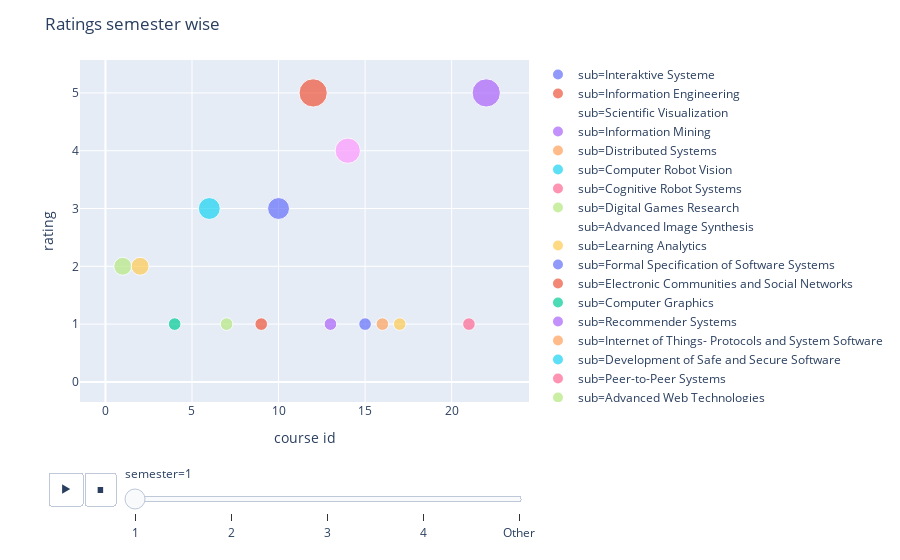

The notebook cell saved with this chart:
### Code cell
fig6=px.scatter(df_rec1.sort_values(by=['semester']), x='course id', y='rating',size='rating',color='sub',animation_frame="semester", animation_group="course id")
#px.scatter(df_rec, x="sub", y="rating", animation_frame="rating", animation_group="course id",size='rating',
            #color="course id", hover_name="sub")
fig6.update_layout(title="Ratings semester wise",width=900)
fig6.show()

### Figure 1 — Plotly figure (JSON) as saved in the notebook; plotly's stock layout.template omitted (floating-point values rounded to 4 significant figures)
{"data": [{"hoverlabel": {"namelength": 0}, "hovertemplate": "sub=Interaktive Systeme<br>semester=1<br>course id=%{x}<br>rating=%{marker.size}", "ids": [15, 15, 15], "legendgroup": "sub=Interaktive Systeme", "marker": {"color": "#636efa", "size": [1, 2, 2], "sizemode": "area", "sizeref": 0.0125, "symbol": "circle"}, "mode": "markers", "name": "sub=Interaktive Systeme", "showlegend": true, "type": "scatter", "x": [15, 15, 15], "xaxis": "x", "y": [1, 2, 2], "yaxis": "y"}, {"hoverlabel": {"namelength": 0}, "hovertemplate": "sub=Information Engineering<br>semester=1<br>course id=%{x}<br>rating=%{marker.size}", "ids": [12, 12, 12, 12], "legendgroup": "sub=Information Engineering", "marker": {"color": "#EF553B", "size": [5, 5, 3, 3], "sizemode": "area", "sizeref": 0.0125, "symbol": "circle"}, "mode": "markers", "name": "sub=Information Engineering", "showlegend": true, "type": "scatter", "x": [12, 12, 12, 12], "xaxis": "x", "y": [5, 5, 3, 3], "yaxis": "y"}, {"hoverlabel": {"namelength": 0}, "hovertemplate": "sub=Scientific Visualization<br>semester=1<br>course id=%{x}<br>rating=%{marker.size}", "ids": [23], "legendgroup": "sub=Scientific Visualization", "marker": {"color": "#00cc96", "size": [0], "sizemode": "area", "sizeref": 0.0125, "symbol": "circle"}, "mode": "markers", "name": "sub=Scientific Visualization", "showlegend": true, "type": "scatter", "x": [23], "xaxis": "x", "y": [0], "yaxis": "y"}, {"hoverlabel": {"namelength": 0}, "hovertemplate": "sub=Information Mining<br>semester=1<br>course id=%{x}<br>rating=%{marker.size}", "ids": [13, 13, 13, 13, 13, 13, 13], "legendgroup": "sub=Information Mining", "marker": {"color": "#ab63fa", "size": [1, 0, 3, 3, 3, 3, 3], "sizemode": "area", "sizeref": 0.0125, "symbol": "circle"}, "mode": "markers", "name": "sub=Information Mining", "showlegend": true, "type": "scatter", "x": [13, 13, 13, 13, 13, 13, 13], "xaxis": "x", "y": [1, 0, 3, 3, 3, 3, 3], "yaxis": "y"}, {"hoverlabel": {"namelength": 0}, "hovertemplate": "sub=Distributed Systems<br>semester=1<br>course id=%{x}<br>rating=%{marker.size}", "ids": [8, 8, 8, 8, 8, 8, 8, 8, 8, 8, 8], "legendgroup": "sub=Distributed Systems", "marker": {"color": "#FFA15A", "size": [0, 1, 2, 1, 3, 2, 3, 2, 2, 2, 3], "sizemode": "area", "sizeref": 0.0125, "symbol": "circle"}, "mode": "markers", "name": "sub=Distributed Systems", "showlegend": true, "type": "scatter", "x": [8, 8, 8, 8, 8, 8, 8, 8, 8, 8, 8], "xaxis": "x", "y": [0, 1, 2, 1, 3, 2, 3, 2, 2, 2, 3], "yaxis": "y"}, {"hoverlabel": {"namelength": 0}, "hovertemplate": "sub=Computer Robot Vision<br>semester=1<br>course id=%{x}<br>rating=%{marker.size}", "ids": [5, 5, 5], "legendgroup": "sub=Computer Robot Vision", "marker": {"color": "#19d3f3", "size": [0, 3, 1], "sizemode": "area", "sizeref": 0.0125, "symbol": "circle"}, "mode": "markers", "name": "sub=Computer Robot Vision", "showlegend": true, "type": "scatter", "x": [5, 5, 5], "xaxis": "x", "y": [0, 3, 1], "yaxis": "y"}, {"hoverlabel": {"namelength": 0}, "hovertemplate": "sub=Cognitive Robot Systems<br>semester=1<br>course id=%{x}<br>rating=%{marker.size}", "ids": [3, 3], "legendgroup": "sub=Cognitive Robot Systems", "marker": {"color": "#FF6692", "size": [0, 2], "sizemode": "area", "sizeref": 0.0125, "symbol": "circle"}, "mode": "markers", "name": "sub=Cognitive Robot Systems", "showlegend": true, "type": "scatter", "x": [3, 3], "xaxis": "x", "y": [0, 2], "yaxis": "y"}, {"hoverlabel": {"namelength": 0}, "hovertemplate": "sub=Digital Games Research<br>semester=1<br>course id=%{x}<br>rating=%{marker.size}", "ids": [7], "legendgroup": "sub=Digital Games Research", "marker": {"color": "#B6E880", "size": [1], "sizemode": "area", "sizeref": 0.0125, "symbol": "circle"}, "mode": "markers", "name": "sub=Digital Games Research", "showlegend": true, "type": "scatter", "x": [7], "xaxis": "x", "y": [1], "yaxis": "y"}, {"hoverlabel": {"namelength": 0}, "hovertemplate": "sub=Advanced Image Synthesis<br>semester=1<br>course id=%{x}<br>rating=%{marker.size}", "ids": [0], "legendgroup": "sub=Advanced Image Synthesis", "marker": {"color": "#FF97FF", "size": [0], "sizemode": "area", "sizeref": 0.0125, "symbol": "circle"}, "mode": "markers", "name": "sub=Advanced Image Synthesis", "showlegend": true, "type": "scatter", "x": [0], "xaxis": "x", "y": [0], "yaxis": "y"}, {"hoverlabel": {"namelength": 0}, "hovertemplate": "sub=Learning Analytics<br>semester=1<br>course id=%{x}<br>rating=%{marker.size}", "ids": [17, 17, 17, 17], "legendgroup": "sub=Learning Analytics", "marker": {"color": "#FECB52", "size": [1, 0, 1, 1], "sizemode": "area", "sizeref": 0.0125, "symbol": "circle"}, "mode": "markers", "name": "sub=Learning Analytics", "showlegend": true, "type": "scatter", "x": [17, 17, 17, 17], "xaxis": "x", "y": [1, 0, 1, 1], "yaxis": "y"}, {"hoverlabel": {"namelength": 0}, "hovertemplate": "sub=Formal Specification of Software Systems<br>semester=1<br>course id=%{x}<br>rating=%{marker.size}", "ids": [10, 10, 10, 10, 10, 10, 10, 10], "legendgroup": "sub=Formal Specification of Software Systems", "marker": {"color": "#636efa", "size": [3, 4, 5, 5, 3, 2, 3, 3], "sizemode": "area", "sizeref": 0.0125, "symbol": "circle"}, "mode": "markers", "name": "sub=Formal Specification of Software Systems", "showlegend": true, "type": "scatter", "x": [10, 10, 10, 10, 10, 10, 10, 10], "xaxis": "x", "y": [3, 4, 5, 5, 3, 2, 3, 3], "yaxis": "y"}, {"hoverlabel": {"namelength": 0}, "hovertemplate": "sub=Electronic Communities and Social Networks<br>semester=1<br>course id=%{x}<br>rating=%{marker.size}", "ids": [9, 9, 9, 9, 9, 9, 9, 9], "legendgroup": "sub=Electronic Communities and Social Networks", "marker": {"color": "#EF553B", "size": [1, 2, 1, 2, 1, 1, 1, 1], "sizemode": "area", "sizeref": 0.0125, "symbol": "circle"}, "mode": "markers", "name": "sub=Electronic Communities and Social Networks", "showlegend": true, "type": "scatter", "x": [9, 9, 9, 9, 9, 9, 9, 9], "xaxis": "x", "y": [1, 2, 1, 2, 1, 1, 1, 1], "yaxis": "y"}, {"hoverlabel": {"namelength": 0}, "hovertemplate": "sub=Computer Graphics<br>semester=1<br>course id=%{x}<br>rating=%{marker.size}", "ids": [4], "legendgroup": "sub=Computer Graphics", "marker": {"color": "#00cc96", "size": [1], "sizemode": "area", "sizeref": 0.0125, "symbol": "circle"}, "mode": "markers", "name": "sub=Computer Graphics", "showlegend": true, "type": "scatter", "x": [4], "xaxis": "x", "y": [1], "yaxis": "y"}, {"hoverlabel": {"namelength": 0}, "hovertemplate": "sub=Recommender Systems<br>semester=1<br>course id=%{x}<br>rating=%{marker.size}", "ids": [22], "legendgroup": "sub=Recommender Systems", "marker": {"color": "#ab63fa", "size": [5], "sizemode": "area", "sizeref": 0.0125, "symbol": "circle"}, "mode": "markers", "name": "sub=Recommender Systems", "showlegend": true, "type": "scatter", "x": [22], "xaxis": "x", "y": [5], "yaxis": "y"}, {"hoverlabel": {"namelength": 0}, "hovertemplate": "sub=Internet of Things- Protocols and System Software<br>semester=1<br>course id=%{x}<br>rating=%{marker.size}", "ids": [16, 16, 16, 16], "legendgroup": "sub=Internet of Things- Protocols and System Software", "marker": {"color": "#FFA15A", "size": [1, 1, 4, 1], "sizemode": "area", "sizeref": 0.0125, "symbol": "circle"}, "mode": "markers", "name": "sub=Internet of Things- Protocols and System Software", "showlegend": true, "type": "scatter", "x": [16, 16, 16, 16], "xaxis": "x", "y": [1, 1, 4, 1], "yaxis": "y"}, {"hoverlabel": {"namelength": 0}, "hovertemplate": "sub=Development of Safe and Secure Software<br>semester=1<br>course id=%{x}<br>rating=%{marker.size}", "ids": [6, 6, 6], "legendgroup": "sub=Development of Safe and Secure Software", "marker": {"color": "#19d3f3", "size": [3, 5, 3], "sizemode": "area", "sizeref": 0.0125, "symbol": "circle"}, "mode": "markers", "name": "sub=Development of Safe and Secure Software", "showlegend": true, "type": "scatter", "x": [6, 6, 6], "xaxis": "x", "y": [3, 5, 3], "yaxis": "y"}, {"hoverlabel": {"namelength": 0}, "hovertemplate": "sub=Peer-to-Peer Systems<br>semester=1<br>course id=%{x}<br>rating=%{marker.size}", "ids": [21], "legendgroup": "sub=Peer-to-Peer Systems", "marker": {"color": "#FF6692", "size": [1], "sizemode": "area", "sizeref": 0.0125, "symbol": "circle"}, "mode": "markers", "name": "sub=Peer-to-Peer Systems", "showlegend": true, "type": "scatter", "x": [21], "xaxis": "x", "y": [1], "yaxis": "y"}, {"hoverlabel": {"namelength": 0}, "hovertemplate": "sub=Advanced Web Technologies<br>semester=1<br>course id=%{x}<br>rating=%{marker.size}", "ids": [1, 1], "legendgroup": "sub=Advanced Web Technologies", "marker": {"color": "#B6E880", "size": [2, 2], "sizemode": "area", "sizeref": 0.0125, "symbol": "circle"}, "mode": "markers", "name": "sub=Advanced Web Technologies", "showlegend": true, "type": "scatter", "x": [1, 1], "xaxis": "x", "y": [2, 2], "yaxis": "y"}, {"hoverlabel": {"namelength": 0}, "hovertemplate": "sub=Information Retrieval<br>semester=1<br>course id=%{x}<br>rating=%{marker.size}", "ids": [14, 14, 14], "legendgroup": "sub=Information Retrieval", "marker": {"color": "#FF97FF", "size": [4, 0, 4], "sizemode": "area", "sizeref": 0.0125, "symbol": "circle"}, "mode": "markers", "name": "sub=Information Retrieval", "showlegend": true, "type": "scatter", "x": [14, 14, 14], "xaxis": "x", "y": [4, 0, 4], "yaxis": "y"}, {"hoverlabel": {"namelength": 0}, "hovertemplate": "sub=Cloud Web & Mobile<br>semester=1<br>course id=%{x}<br>rating=%{marker.size}", "ids": [2], "legendgroup": "sub=Cloud Web & Mobile", "marker": {"color": "#FECB52", "size": [2], "sizemode": "area", "sizeref": 0.0125, "symbol": "circle"}, "mode": "markers", "name": "sub=Cloud Web & Mobile", "showlegend": true, "type": "scatter", "x": [2], "xaxis": "x", "y": [2], "yaxis": "y"}], "layout": {"legend": {"itemsizing": "constant", "tracegroupgap": 0}, "margin": {"t": 60}, "sliders": [{"active": 0, "currentvalue": {"prefix": "semester="}, "len": 0.9, "pad": {"b": 10, "t": 60}, "steps": [{"args": [["1"], {"frame": {"duration": 0, "redraw": false}, "fromcurrent": true, "mode": "immediate", "transition": {"duration": 0, "easing": "linear"}}], "label": "1", "method": "animate"}, {"args": [["2"], {"frame": {"duration": 0, "redraw": false}, "fromcurrent": true, "mode": "immediate", "transition": {"duration": 0, "easing": "linear"}}], "label": "2", "method": "animate"}, {"args": [["3"], {"frame": {"duration": 0, "redraw": false}, "fromcurrent": true, "mode": "immediate", "transition": {"duration": 0, "easing": "linear"}}], "label": "3", "method": "animate"}, {"args": [["4"], {"frame": {"duration": 0, "redraw": false}, "fromcurrent": true, "mode": "immediate", "transition": {"duration": 0, "easing": "linear"}}], "label": "4", "method": "animate"}, {"args": [["Other"], {"frame": {"duration": 0, "redraw": false}, "fromcurrent": true, "mode": "immediate", "transition": {"duration": 0, "easing": "linear"}}], "label": "Other", "method": "animate"}], "x": 0.1, "xanchor": "left", "y": 0, "yanchor": "top"}], "title": {"text": "Ratings semester wise"}, "updatemenus": [{"buttons": [{"args": [null, {"frame": {"duration": 500, "redraw": false}, "fromcurrent": true, "mode": "immediate", "transition": {"duration": 500, "easing": "linear"}}], "label": "&#9654;", "method": "animate"}, {"args": [[null], {"frame": {"duration": 0, "redraw": false}, "fromcurrent": true, "mode": "immediate", "transition": {"duration": 0, "easing": "linear"}}], "label": "&#9724;", "method": "animate"}], "direction": "left", "pad": {"r": 10, "t": 70}, "showactive": false, "type": "buttons", "x": 0.1, "xanchor": "right", "y": 0, "yanchor": "top"}], "width": 900, "xaxis": {"anchor": "y", "domain": [0, 1], "title": {"text": "course id"}}, "yaxis": {"anchor": "x", "domain": [0, 1], "title": {"text": "rating"}}}}
